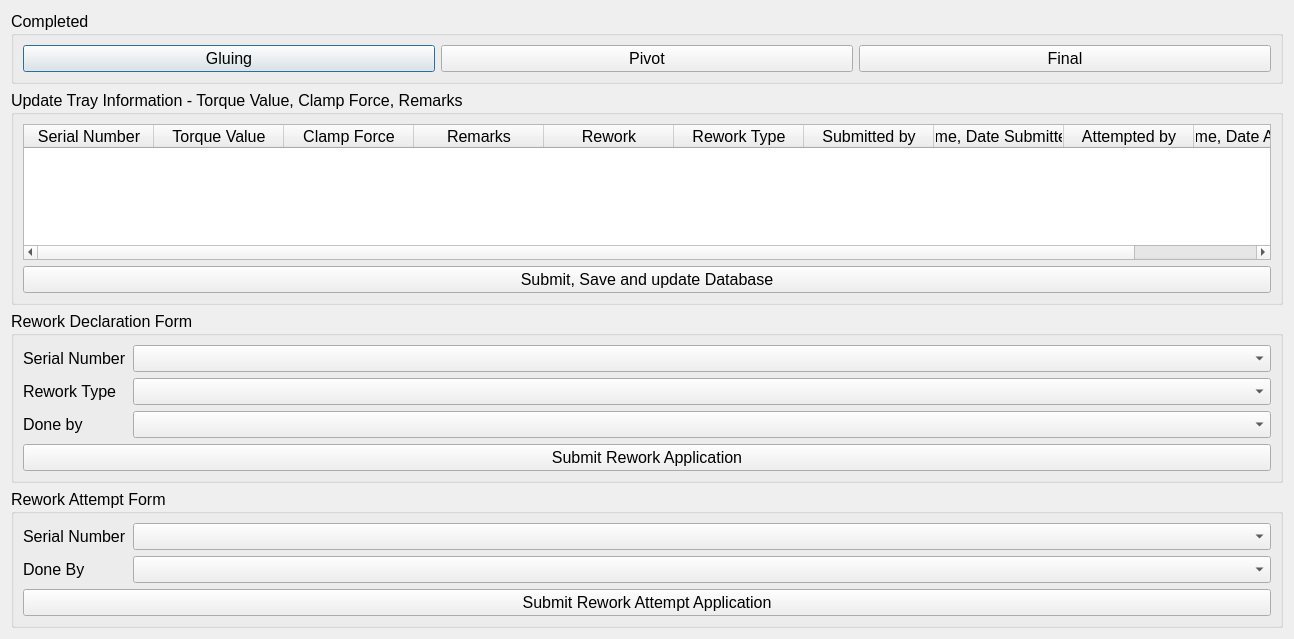
<?xml version="1.0" encoding="UTF-8"?>
<ui version="4.0">
 <class>Dialog</class>
 <widget class="QDialog" name="Dialog">
  <property name="geometry">
   <rect>
    <x>0</x>
    <y>0</y>
    <width>1294</width>
    <height>639</height>
   </rect>
  </property>
  <property name="font">
   <font>
    <pointsize>12</pointsize>
   </font>
  </property>
  <property name="windowTitle">
   <string>Update Tray</string>
  </property>
  <layout class="QGridLayout" name="gridLayout_2">
   <item row="0" column="0">
    <layout class="QGridLayout" name="gridLayout">
     <item row="0" column="0">
      <widget class="QGroupBox" name="groupBox">
       <property name="font">
        <font>
         <pointsize>12</pointsize>
        </font>
       </property>
       <property name="title">
        <string>Completed</string>
       </property>
       <layout class="QGridLayout" name="gridLayout_4">
        <item row="0" column="0">
         <layout class="QHBoxLayout" name="horizontalLayout">
          <item>
           <widget class="QPushButton" name="update_pb_gluing">
            <property name="font">
             <font>
              <weight>50</weight>
              <italic>false</italic>
              <bold>false</bold>
             </font>
            </property>
            <property name="text">
             <string>Gluing</string>
            </property>
           </widget>
          </item>
          <item>
           <widget class="QPushButton" name="update_pb_pivot">
            <property name="text">
             <string>Pivot</string>
            </property>
           </widget>
          </item>
          <item>
           <widget class="QPushButton" name="update_pb_final">
            <property name="text">
             <string>Final</string>
            </property>
           </widget>
          </item>
         </layout>
        </item>
       </layout>
      </widget>
     </item>
    </layout>
   </item>
   <item row="3" column="0">
    <widget class="QGroupBox" name="groupBox_4">
     <property name="title">
      <string>Rework Attempt Form</string>
     </property>
     <layout class="QGridLayout" name="gridLayout_8">
      <item row="0" column="0">
       <layout class="QFormLayout" name="formLayout_2">
        <item row="0" column="0">
         <widget class="QLabel" name="label_5">
          <property name="text">
           <string>Serial Number</string>
          </property>
         </widget>
        </item>
        <item row="0" column="1">
         <widget class="QComboBox" name="update_serialno_attempt_cb"/>
        </item>
        <item row="1" column="0">
         <widget class="QLabel" name="label_6">
          <property name="text">
           <string>Done By</string>
          </property>
         </widget>
        </item>
        <item row="1" column="1">
         <widget class="QComboBox" name="update_doneby_attempt_cb">
          <item>
           <property name="text">
            <string/>
           </property>
          </item>
          <item>
           <property name="text">
            <string>60008229</string>
           </property>
          </item>
          <item>
           <property name="text">
            <string>H0023</string>
           </property>
          </item>
          <item>
           <property name="text">
            <string>60013479</string>
           </property>
          </item>
          <item>
           <property name="text">
            <string>T9942</string>
           </property>
          </item>
          <item>
           <property name="text">
            <string>60014194</string>
           </property>
          </item>
          <item>
           <property name="text">
            <string>H0017</string>
           </property>
          </item>
         </widget>
        </item>
        <item row="2" column="0" colspan="2">
         <widget class="QPushButton" name="update_pb_attempt_rework">
          <property name="text">
           <string>Submit Rework Attempt Application</string>
          </property>
         </widget>
        </item>
       </layout>
      </item>
     </layout>
    </widget>
   </item>
   <item row="1" column="0">
    <widget class="QGroupBox" name="groupBox_2">
     <property name="title">
      <string>Update Tray Information - Torque Value, Clamp Force, Remarks</string>
     </property>
     <layout class="QGridLayout" name="gridLayout_5">
      <item row="0" column="0">
       <layout class="QGridLayout" name="gridLayout_3">
        <item row="0" column="0">
         <widget class="QTableWidget" name="update_tray_tw">
          <attribute name="horizontalHeaderDefaultSectionSize">
           <number>130</number>
          </attribute>
          <attribute name="horizontalHeaderMinimumSectionSize">
           <number>100</number>
          </attribute>
          <column>
           <property name="text">
            <string>Serial Number</string>
           </property>
          </column>
          <column>
           <property name="text">
            <string>Torque Value</string>
           </property>
          </column>
          <column>
           <property name="text">
            <string>Clamp Force</string>
           </property>
          </column>
          <column>
           <property name="text">
            <string>Remarks</string>
           </property>
          </column>
          <column>
           <property name="text">
            <string>Rework</string>
           </property>
          </column>
          <column>
           <property name="text">
            <string>Rework Type</string>
           </property>
          </column>
          <column>
           <property name="text">
            <string>Submitted by</string>
           </property>
          </column>
          <column>
           <property name="text">
            <string>Time, Date Submitted</string>
           </property>
          </column>
          <column>
           <property name="text">
            <string>Attempted by</string>
           </property>
          </column>
          <column>
           <property name="text">
            <string>Time, Date Attempted</string>
           </property>
          </column>
         </widget>
        </item>
        <item row="1" column="0">
         <widget class="QPushButton" name="update_tray_pb">
          <property name="text">
           <string>Submit, Save and update Database</string>
          </property>
         </widget>
        </item>
       </layout>
      </item>
     </layout>
    </widget>
   </item>
   <item row="2" column="0">
    <widget class="QGroupBox" name="groupBox_3">
     <property name="title">
      <string>Rework Declaration Form</string>
     </property>
     <layout class="QGridLayout" name="gridLayout_7">
      <item row="0" column="0">
       <layout class="QFormLayout" name="formLayout">
        <property name="fieldGrowthPolicy">
         <enum>QFormLayout::AllNonFixedFieldsGrow</enum>
        </property>
        <item row="0" column="0">
         <widget class="QLabel" name="label">
          <property name="text">
           <string>Serial Number</string>
          </property>
         </widget>
        </item>
        <item row="0" column="1">
         <widget class="QComboBox" name="update_serialno_declare_cb"/>
        </item>
        <item row="1" column="0">
         <widget class="QLabel" name="label_2">
          <property name="text">
           <string>Rework Type</string>
          </property>
         </widget>
        </item>
        <item row="1" column="1">
         <widget class="QComboBox" name="update_type_cb">
          <item>
           <property name="text">
            <string/>
           </property>
          </item>
          <item>
           <property name="text">
            <string>Jewel Stained</string>
           </property>
          </item>
          <item>
           <property name="text">
            <string>Jewel Dropped</string>
           </property>
          </item>
          <item>
           <property name="text">
            <string>Soft Glue</string>
           </property>
          </item>
          <item>
           <property name="text">
            <string>Clamp Force</string>
           </property>
          </item>
          <item>
           <property name="text">
            <string>Torque Value</string>
           </property>
          </item>
          <item>
           <property name="text">
            <string>Parallelism Off</string>
           </property>
          </item>
          <item>
           <property name="text">
            <string>Wireclamp Offset</string>
           </property>
          </item>
          <item>
           <property name="text">
            <string>Scrap</string>
           </property>
          </item>
         </widget>
        </item>
        <item row="2" column="0">
         <widget class="QLabel" name="label_3">
          <property name="text">
           <string>Done by</string>
          </property>
         </widget>
        </item>
        <item row="2" column="1">
         <widget class="QComboBox" name="update_doneby_declare_cb">
          <item>
           <property name="text">
            <string/>
           </property>
          </item>
          <item>
           <property name="text">
            <string>60008229</string>
           </property>
          </item>
          <item>
           <property name="text">
            <string>H0023</string>
           </property>
          </item>
          <item>
           <property name="text">
            <string>60013479</string>
           </property>
          </item>
          <item>
           <property name="text">
            <string>T9942</string>
           </property>
          </item>
          <item>
           <property name="text">
            <string>60014194</string>
           </property>
          </item>
          <item>
           <property name="text">
            <string>H0017</string>
           </property>
          </item>
         </widget>
        </item>
        <item row="3" column="0" colspan="2">
         <widget class="QPushButton" name="update_pb_declare_rework">
          <property name="text">
           <string>Submit Rework Application</string>
          </property>
         </widget>
        </item>
       </layout>
      </item>
     </layout>
    </widget>
   </item>
  </layout>
 </widget>
 <tabstops>
  <tabstop>update_pb_gluing</tabstop>
  <tabstop>update_pb_pivot</tabstop>
  <tabstop>update_pb_final</tabstop>
  <tabstop>update_tray_tw</tabstop>
  <tabstop>update_tray_pb</tabstop>
  <tabstop>update_serialno_declare_cb</tabstop>
  <tabstop>update_type_cb</tabstop>
  <tabstop>update_doneby_declare_cb</tabstop>
  <tabstop>update_pb_declare_rework</tabstop>
  <tabstop>update_serialno_attempt_cb</tabstop>
  <tabstop>update_doneby_attempt_cb</tabstop>
  <tabstop>update_pb_attempt_rework</tabstop>
 </tabstops>
 <resources/>
 <connections/>
</ui>
